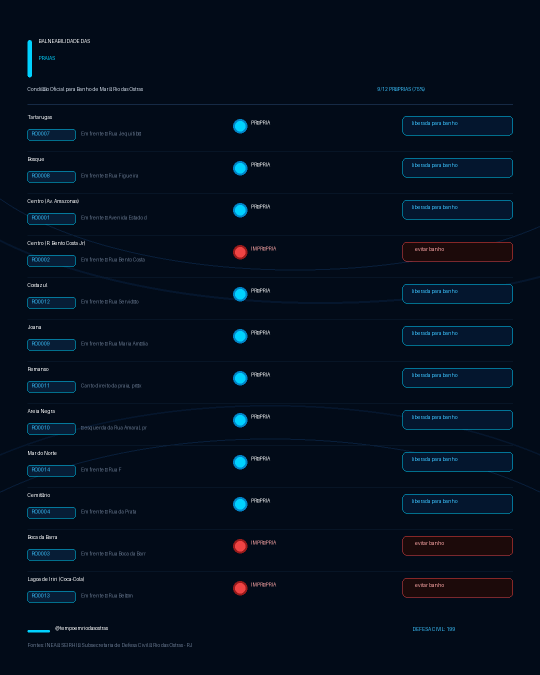
#> input picture img/balneabilidade_post.png, 1080 x 1350 px, given in place of media_1792994370877_00bc38b3.png, which was not available (shown at 1/2 size)
$ python make_dark_hd_map.py
#> lines starting #> are read from the running program, lines starting #| are printed output that depends on the picture; after the words box and inside, x2 and y2 are one past the last pixel; in counts of white or black regions, pixels touching at a corner belong together; pictures that were not available may be replaced by others from this repository, and a replacement may not be noted
# -*- coding: utf-8 -*-
from PIL import Image, ImageDraw, ImageFont
import numpy as np
import os

img_path = r'C:/Users/debor/.gemini\antigravity\brain\ec824ae4-216a-462f-9550-50517e326bdf\.user_uploaded\media_1792994370877_00bc38b3.png'
im = Image.open(img_path).convert('RGBA')
arr = np.array(im)

rgb = arr[:, :, :3]
#> rgb is the input picture: shape (1350, 1080, 3); mean R, G, B 4.4, 15.4, 29.4
is_dark = (rgb[:, :, 0] < 80) & (rgb[:, :, 1] < 80) & (rgb[:, :, 2] < 80)
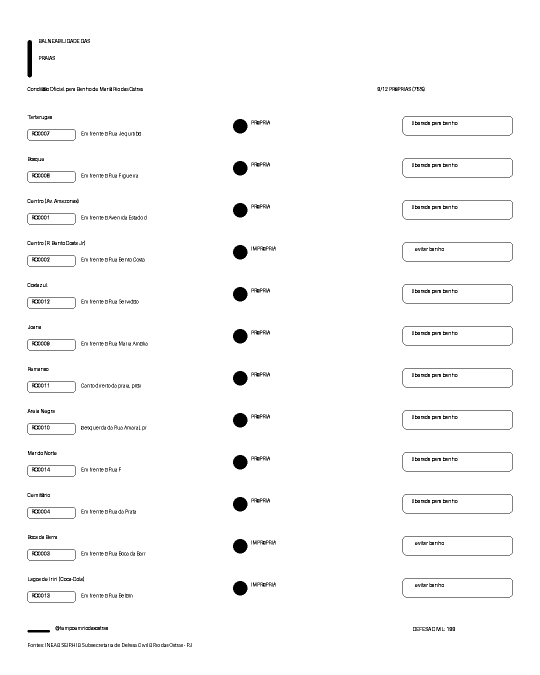
#> is_dark: shape (1350, 1080) bool (shown at 1/2 size); 97.8% white; 810 black regions (474 under 20 px), largest, box (x1, y1, x2, y2) and area: (466, 238, 495, 267) 657, (466, 322, 495, 351) 657, (466, 406, 495, 435) 657
coords = np.argwhere(is_dark)
#> coords = 1425252 pairs, first value 0 to 1349, second value 0 to 1079

min_y, min_x = coords.min(axis=0)
#> min_y = 0; min_x = 0
max_y, max_x = coords.max(axis=0)
#> max_y = 1349; max_x = 1079

pad = 24
crop_min_x = max(0, min_x - pad)
#> crop_min_x = 0
crop_max_x = min(im.width, max_x + pad)
#> crop_max_x = 1080
crop_min_y = max(0, min_y - pad)
#> crop_min_y = 0
crop_max_y = min(im.height, max_y + pad)
#> crop_max_y = 1350

cropped = im.crop((crop_min_x, crop_min_y, crop_max_x, crop_max_y))
c_w, c_h = cropped.size
#> c_w = 1080; c_h = 1350

# High-res marked image (scale 2x)
scaled = cropped.resize((c_w * 2, c_h * 2), Image.Resampling.LANCZOS)
s_w, s_h = scaled.size
#> s_w = 2160; s_h = 2700

s_arr = np.array(scaled)
# Convert dark lines to luminous silver/cyan #e2e8f0, and white to dark navy #0d1527
dark_bg_arr = np.zeros_like(s_arr)

for y in range(s_arr.shape[0]):
    for x in range(s_arr.shape[1]):
        r, g, b, a = s_arr[y, x]
        brightness = (int(r) + int(g) + int(b)) / 3.0
        if brightness > 220:
            # Dark navy background #0d1527
            dark_bg_arr[y, x] = [13, 21, 39, 255]
        else:
            factor = 1.0 - (brightness / 220.0)
            # Luminous line: #e2e8f0
            dark_bg_arr[y, x] = [
                int(13 + factor * (226 - 13)),
                int(21 + factor * (232 - 21)),
                int(39 + factor * (240 - 39)),
                255
            ]
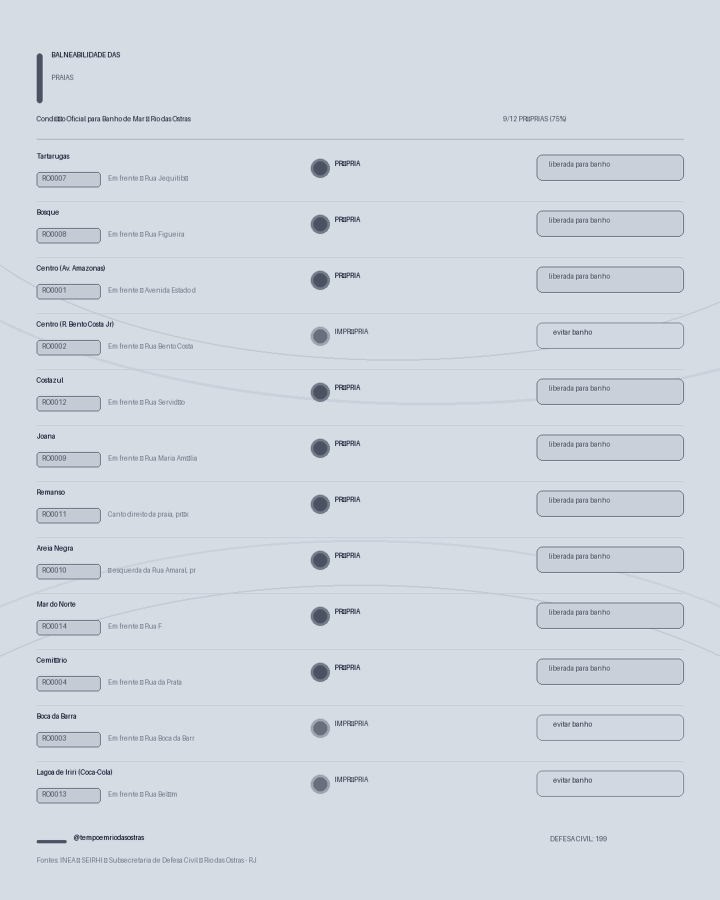
#> dark_bg_arr: shape (2700, 2160, 4) (shown at 1/3 size); mean R, G, B, A 209.9, 216, 224.3, 255

dark_im = Image.fromarray(dark_bg_arr)
draw = ImageDraw.Draw(dark_im)

pin_x = int(s_w * 0.788)
#> pin_x = 1702
pin_y = int(s_h * 0.600)
#> pin_y = 1620

for r, alpha in [(36, 40), (26, 75), (18, 130), (12, 190)]:
    draw.ellipse((pin_x - r, pin_y - r, pin_x + r, pin_y + r), fill=(249, 115, 22, alpha), outline=(251, 146, 60, min(255, alpha + 60)), width=2)

draw.ellipse((pin_x - 6, pin_y - 6, pin_x + 6, pin_y + 6), fill=(249, 115, 22, 255), outline=(255, 255, 255, 255), width=2)

lbl_x = pin_x + 22
#> lbl_x = 1724
lbl_y = pin_y - 38
#> lbl_y = 1582
lbl_w = 175
lbl_h = 44

draw.line([(pin_x + 6, pin_y - 6), (lbl_x, lbl_y + 22)], fill=(251, 146, 60, 240), width=2)
draw.rounded_rectangle((lbl_x, lbl_y, lbl_x + lbl_w, lbl_y + lbl_h), radius=8, fill=(19, 29, 53, 245), outline=(249, 115, 22, 255), width=2)

try:
    font_bold = ImageFont.truetype("arialbd.ttf", 15)
    font_sub = ImageFont.truetype("arial.ttf", 11)
except:
    font_bold = ImageFont.load_default()
    font_sub = ImageFont.load_default()

draw.text((lbl_x + 10, lbl_y + 6), "Rio das Ostras", fill=(255, 255, 255, 255), font=font_bold)
draw.text((lbl_x + 10, lbl_y + 24), "Costa do Sol • RJ (22°31'S)", fill=(251, 146, 60, 255), font=font_sub)

out_dark = 'img/mapa_rj_marcado_hd_dark.png'
dark_im.save(out_dark)
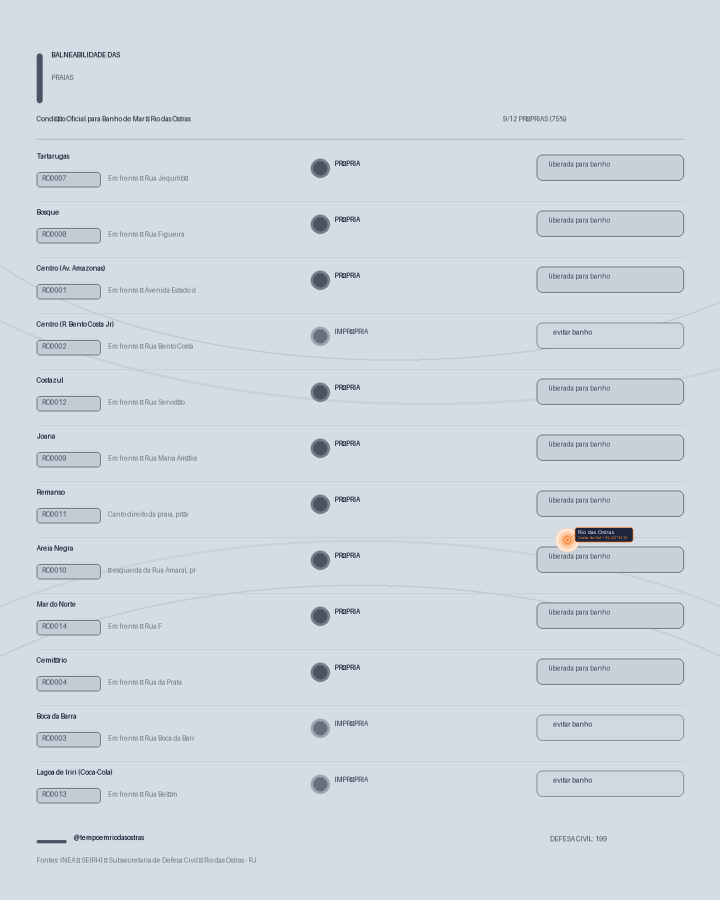
#> saved as mapa_rj_marcado_hd_dark.png: PIL image 2160x2700 RGBA (shown at 1/3 size); mean R, G, B, A 209.7, 215.7, 223.9, 254.9; transparent parts drawn white
print(f"Saved {out_dark}: {dark_im.size}")
#| Saved img/mapa_rj_marcado_hd_dark.png: (2160, 2700)

art_dir = r'C:\Users\debor\.gemini\antigravity\brain\ec824ae4-216a-462f-9550-50517e326bdf'
import shutil
shutil.copy(out_dark, os.path.join(art_dir, 'v129_mapa_rj_marcado_hd_dark.png'))
print("Copied to artifacts v129_mapa_rj_marcado_hd_dark.png")
